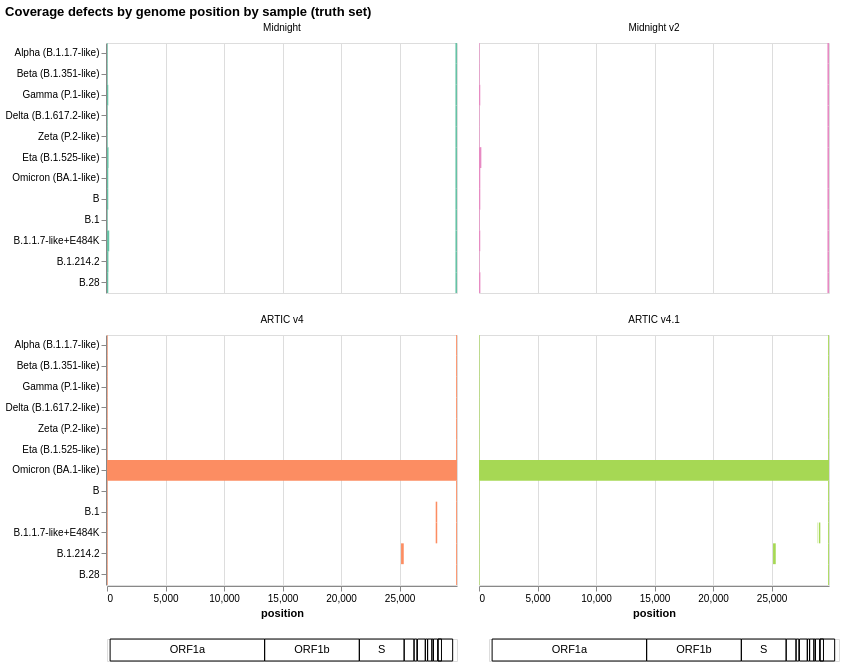

This figure's notebook cell:
### Code cell
truth_defects_fmt_df = pd.merge(defect_intervals_df.query("plate == 4 and sample in @truth_samples"), truth_df[['sample', 'hybrid_name', 'hybrid_name_order']], on=['sample'], validate='many_to_one'
                               ).sort_values('hybrid_name_order')

c = alt.Chart(truth_defects_fmt_df).mark_rect(opacity=1, fillOpacity=1, strokeOpacity=1, filled=True).encode(
    alt.X('start_pos:Q', title='position', scale=alt.Scale(domain=[0, 29903], nice=False, padding=0)),
    alt.X2('end_pos:Q'),
    alt.Y('hybrid_name:O', axis=alt.Axis(grid=False, title=None), sort=ct_df.sort_values(['orf1_ct']).query(f"sample in @positive_samples").index.tolist()),
    color=alt.Color('protocol', scale=alt.Scale(domain=['Midnight', 'Midnight v2', 'ARTIC v4', 'ARTIC v4.1'], range=['#66c2a5', '#e78ac3', '#fc8d62', '#a6d854']), legend=None),
    facet=alt.Column('protocol:N', sort=['Midnight', 'Midnight v2', 'ARTIC v4', 'ARTIC v4.1'], title=None, columns=2)
).properties(
    width=350,
    height=250,
    title='Coverage defects by genome position by sample (truth set)'
)
alt.vconcat(c, annotation2)

### Figure 1 — Vega-Lite specification as saved in the notebook (floating-point values rounded to 4 significant figures; data arrays with more than 128 entries replaced by an {"elided": "..."} marker saying what was removed)
{"config": {"view": {"continuousWidth": 300, "continuousHeight": 300}}, "vconcat": [{"data": {"name": "data-eb67a4673eb795cbd4e518cc1d388bff"}, "mark": {"type": "rect", "fillOpacity": 1, "filled": true, "opacity": 1, "strokeOpacity": 1}, "encoding": {"color": {"field": "protocol", "legend": null, "scale": {"domain": ["Midnight", "Midnight v2", "ARTIC v4", "ARTIC v4.1"], "range": ["#66c2a5", "#e78ac3", "#fc8d62", "#a6d854"]}, "type": "nominal"}, "facet": {"field": "protocol", "sort": ["Midnight", "Midnight v2", "ARTIC v4", "ARTIC v4.1"], "title": null, "type": "nominal", "columns": 2}, "x": {"field": "start_pos", "scale": {"domain": [0, 29903], "nice": false, "padding": 0}, "title": "position", "type": "quantitative"}, "x2": {"field": "end_pos"}, "y": {"axis": {"grid": false, "title": null}, "field": "hybrid_name", "sort": {"elided": "265 str values"}, "type": "ordinal"}}, "height": 250, "title": "Coverage defects by genome position by sample (truth set)", "width": 350}, {"hconcat": [{"layer": [{"data": {"name": "data-92e593d056ebd3585121da5d40f3c019"}, "mark": {"type": "rect", "color": "black", "filled": false, "strokeOpacity": 1, "strokeWidth": 1}, "encoding": {"x": {"axis": null, "field": "start", "scale": {"domain": [0, 29903], "nice": false, "padding": 0}, "title": null, "type": "quantitative"}, "x2": {"field": "end"}, "y": {"axis": {"domain": false, "labels": false, "minExtent": 55, "ticks": false}, "field": "track", "title": null, "type": "nominal"}}, "transform": [{"calculate": "\"genes\"", "as": "track"}]}, {"data": {"name": "data-57dbd2a8926bcb89daadcfaa4f081a6e"}, "mark": {"type": "text", "baseline": "middle", "color": "black"}, "encoding": {"text": {"field": "gene", "type": "nominal"}, "x": {"axis": null, "field": "mid", "scale": {"domain": [0, 29903], "nice": false, "padding": 0}, "title": null, "type": "quantitative"}, "y": {"axis": {"domain": false, "labels": false, "minExtent": 55, "ticks": false}, "field": "track", "title": null, "type": "nominal"}}, "transform": [{"calculate": "\"genes\"", "as": "track"}]}], "height": 22, "width": 350}, {"layer": [{"data": {"name": "data-92e593d056ebd3585121da5d40f3c019"}, "mark": {"type": "rect", "color": "black", "filled": false, "strokeOpacity": 1, "strokeWidth": 1}, "encoding": {"x": {"axis": null, "field": "start", "scale": {"domain": [0, 29903], "nice": false, "padding": 0}, "title": null, "type": "quantitative"}, "x2": {"field": "end"}, "y": {"axis": null, "field": "track", "title": null, "type": "nominal"}}, "transform": [{"calculate": "\"genes\"", "as": "track"}]}, {"data": {"name": "data-57dbd2a8926bcb89daadcfaa4f081a6e"}, "mark": {"type": "text", "baseline": "middle", "color": "black"}, "encoding": {"text": {"field": "gene", "type": "nominal"}, "x": {"axis": null, "field": "mid", "scale": {"domain": [0, 29903], "nice": false, "padding": 0}, "title": null, "type": "quantitative"}, "y": {"axis": null, "field": "track", "title": null, "type": "nominal"}}, "transform": [{"calculate": "\"genes\"", "as": "track"}]}], "height": 22, "width": 350}], "spacing": 30}], "$schema": "https://vega.github.io/schema/vega-lite/v6.4.1.json", "datasets": {"data-eb67a4673eb795cbd4e518cc1d388bff": [{"start_pos": 29769, "end_pos": 29903, "run": "SEQ6_MIDNIGHT_NEW_16DEC21", "barcode": "85", "sample": "Alpha-CCL81|P3D2", "plate": 4, "protocol": "Midnight v2", "positive": false, "analysis_eligible": false, "plate_lineage": "Omicron", "hybrid_name": "Alpha (B.1.1.7-like)", "hybrid_name_order": 1}, {"start_pos": 1, "end_pos": 50, "run": "20211221_V4_1_SEQ6_2_JB", "barcode": "59", "sample": "Alpha-CCL81|P3D2", "plate": 4, "protocol": "ARTIC v4.1", "positive": false, "analysis_eligible": false, "plate_lineage": "Omicron", "hybrid_name": "Alpha (B.1.1.7-like)", "hybrid_name_order": 1}, {"start_pos": 1, "end_pos": 54, "run": "SEQ6_MIDNIGHT_NEW_16DEC21", "barcode": "85", "sample": "Alpha-CCL81|P3D2", "plate": 4, "protocol": "Midnight v2", "positive": false, "analysis_eligible": false, "plate_lineage": "Omicron", "hybrid_name": "Alpha (B.1.1.7-like)", "hybrid_name_order": 1}, {"start_pos": 29828, "end_pos": 29903, "run": "20211221_V4_1_SEQ6_2_JB", "barcode": "59", "sample": "Alpha-CCL81|P3D2", "plate": 4, "protocol": "ARTIC v4.1", "positive": false, "analysis_eligible": false, "plate_lineage": "Omicron", "hybrid_name": "Alpha (B.1.1.7-like)", "hybrid_name_order": 1}, {"start_pos": 1, "end_pos": 54, "run": "SEQ6_MIDNIGHT_OLD_211214_JGJB", "barcode": "85", "sample": "Alpha-CCL81|P3D2", "plate": 4, "protocol": "Midnight", "positive": false, "analysis_eligible": false, "plate_lineage": "Omicron", "hybrid_name": "Alpha (B.1.1.7-like)", "hybrid_name_order": 1}, {"start_pos": 29769, "end_pos": 29903, "run": "SEQ6_MIDNIGHT_OLD_211214_JGJB", "barcode": "85", "sample": "Alpha-CCL81|P3D2", "plate": 4, "protocol": "Midnight", "positive": false, "analysis_eligible": false, "plate_lineage": "Omicron", "hybrid_name": "Alpha (B.1.1.7-like)", "hybrid_name_order": 1}, {"start_pos": 1, "end_pos": 50, "run": "20211221_V4SEQ6_2_JB", "barcode": "59", "sample": "Alpha-CCL81|P3D2", "plate": 4, "protocol": "ARTIC v4", "positive": false, "analysis_eligible": false, "plate_lineage": "Omicron", "hybrid_name": "Alpha (B.1.1.7-like)", "hybrid_name_order": 1}, {"start_pos": 29828, "end_pos": 29903, "run": "20211221_V4SEQ6_2_JB", "barcode": "59", "sample": "Alpha-CCL81|P3D2", "plate": 4, "protocol": "ARTIC v4", "positive": false, "analysis_eligible": false, "plate_lineage": "Omicron", "hybrid_name": "Alpha (B.1.1.7-like)", "hybrid_name_order": 1}, {"start_pos": 1, "end_pos": 50, "run": "20211221_V4SEQ6_2_JB", "barcode": "71", "sample": "Beta-CCL81|P4-2D2", "plate": 4, "protocol": "ARTIC v4", "positive": false, "analysis_eligible": false, "plate_lineage": "Omicron", "hybrid_name": "Beta (B.1.351-like)", "hybrid_name_order": 2}, {"start_pos": 29828, "end_pos": 29903, "run": "20211221_V4SEQ6_2_JB", "barcode": "71", "sample": "Beta-CCL81|P4-2D2", "plate": 4, "protocol": "ARTIC v4", "positive": false, "analysis_eligible": false, "plate_lineage": "Omicron", "hybrid_name": "Beta (B.1.351-like)", "hybrid_name_order": 2}, {"start_pos": 1, "end_pos": 54, "run": "SEQ6_MIDNIGHT_OLD_211214_JGJB", "barcode": "86", "sample": "Beta-CCL81|P4-2D2", "plate": 4, "protocol": "Midnight", "positive": false, "analysis_eligible": false, "plate_lineage": "Omicron", "hybrid_name": "Beta (B.1.351-like)", "hybrid_name_order": 2}, {"start_pos": 29769, "end_pos": 29903, "run": "SEQ6_MIDNIGHT_NEW_16DEC21", "barcode": "86", "sample": "Beta-CCL81|P4-2D2", "plate": 4, "protocol": "Midnight v2", "positive": false, "analysis_eligible": false, "plate_lineage": "Omicron", "hybrid_name": "Beta (B.1.351-like)", "hybrid_name_order": 2}, {"start_pos": 1, "end_pos": 50, "run": "20211221_V4_1_SEQ6_2_JB", "barcode": "71", "sample": "Beta-CCL81|P4-2D2", "plate": 4, "protocol": "ARTIC v4.1", "positive": false, "analysis_eligible": false, "plate_lineage": "Omicron", "hybrid_name": "Beta (B.1.351-like)", "hybrid_name_order": 2}, {"start_pos": 29828, "end_pos": 29903, "run": "20211221_V4_1_SEQ6_2_JB", "barcode": "71", "sample": "Beta-CCL81|P4-2D2", "plate": 4, "protocol": "ARTIC v4.1", "positive": false, "analysis_eligible": false, "plate_lineage": "Omicron", "hybrid_name": "Beta (B.1.351-like)", "hybrid_name_order": 2}, {"start_pos": 29769, "end_pos": 29903, "run": "SEQ6_MIDNIGHT_OLD_211214_JGJB", "barcode": "86", "sample": "Beta-CCL81|P4-2D2", "plate": 4, "protocol": "Midnight", "positive": false, "analysis_eligible": false, "plate_lineage": "Omicron", "hybrid_name": "Beta (B.1.351-like)", "hybrid_name_order": 2}, {"start_pos": 1, "end_pos": 58, "run": "SEQ6_MIDNIGHT_NEW_16DEC21", "barcode": "86", "sample": "Beta-CCL81|P4-2D2", "plate": 4, "protocol": "Midnight v2", "positive": false, "analysis_eligible": false, "plate_lineage": "Omicron", "hybrid_name": "Beta (B.1.351-like)", "hybrid_name_order": 2}, {"start_pos": 29828, "end_pos": 29903, "run": "20211221_V4SEQ6_2_JB", "barcode": "83", "sample": "Brazil-CCL81|P2-2D2", "plate": 4, "protocol": "ARTIC v4", "positive": false, "analysis_eligible": false, "plate_lineage": "Omicron", "hybrid_name": "Gamma (P.1-like)", "hybrid_name_order": 3}, {"start_pos": 1, "end_pos": 50, "run": "20211221_V4SEQ6_2_JB", "barcode": "83", "sample": "Brazil-CCL81|P2-2D2", "plate": 4, "protocol": "ARTIC v4", "positive": false, "analysis_eligible": false, "plate_lineage": "Omicron", "hybrid_name": "Gamma (P.1-like)", "hybrid_name_order": 3}, {"start_pos": 29769, "end_pos": 29903, "run": "SEQ6_MIDNIGHT_NEW_16DEC21", "barcode": "87", "sample": "Brazil-CCL81|P2-2D2", "plate": 4, "protocol": "Midnight v2", "positive": false, "analysis_eligible": false, "plate_lineage": "Omicron", "hybrid_name": "Gamma (P.1-like)", "hybrid_name_order": 3}, {"start_pos": 29769, "end_pos": 29903, "run": "SEQ6_MIDNIGHT_OLD_211214_JGJB", "barcode": "87", "sample": "Brazil-CCL81|P2-2D2", "plate": 4, "protocol": "Midnight", "positive": false, "analysis_eligible": false, "plate_lineage": "Omicron", "hybrid_name": "Gamma (P.1-like)", "hybrid_name_order": 3}, {"start_pos": 1, "end_pos": 109, "run": "SEQ6_MIDNIGHT_OLD_211214_JGJB", "barcode": "87", "sample": "Brazil-CCL81|P2-2D2", "plate": 4, "protocol": "Midnight", "positive": false, "analysis_eligible": false, "plate_lineage": "Omicron", "hybrid_name": "Gamma (P.1-like)", "hybrid_name_order": 3}, {"start_pos": 1, "end_pos": 50, "run": "20211221_V4_1_SEQ6_2_JB", "barcode": "83", "sample": "Brazil-CCL81|P2-2D2", "plate": 4, "protocol": "ARTIC v4.1", "positive": false, "analysis_eligible": false, "plate_lineage": "Omicron", "hybrid_name": "Gamma (P.1-like)", "hybrid_name_order": 3}, {"start_pos": 29828, "end_pos": 29903, "run": "20211221_V4_1_SEQ6_2_JB", "barcode": "83", "sample": "Brazil-CCL81|P2-2D2", "plate": 4, "protocol": "ARTIC v4.1", "positive": false, "analysis_eligible": false, "plate_lineage": "Omicron", "hybrid_name": "Gamma (P.1-like)", "hybrid_name_order": 3}, {"start_pos": 1, "end_pos": 109, "run": "SEQ6_MIDNIGHT_NEW_16DEC21", "barcode": "87", "sample": "Brazil-CCL81|P2-2D2", "plate": 4, "protocol": "Midnight v2", "positive": false, "analysis_eligible": false, "plate_lineage": "Omicron", "hybrid_name": "Gamma (P.1-like)", "hybrid_name_order": 3}, {"start_pos": 1, "end_pos": 50, "run": "20211221_V4SEQ6_2_JB", "barcode": "48", "sample": "B.1.617.2-A222V-CCL89|P3D2", "plate": 4, "protocol": "ARTIC v4", "positive": false, "analysis_eligible": false, "plate_lineage": "Omicron", "hybrid_name": "Delta (B.1.617.2-like)", "hybrid_name_order": 4}, {"start_pos": 29828, "end_pos": 29903, "run": "20211221_V4SEQ6_2_JB", "barcode": "48", "sample": "B.1.617.2-A222V-CCL89|P3D2", "plate": 4, "protocol": "ARTIC v4", "positive": false, "analysis_eligible": false, "plate_lineage": "Omicron", "hybrid_name": "Delta (B.1.617.2-like)", "hybrid_name_order": 4}, {"start_pos": 29769, "end_pos": 29903, "run": "SEQ6_MIDNIGHT_OLD_211214_JGJB", "barcode": "92", "sample": "B.1.617.2-A222V-CCL89|P3D2", "plate": 4, "protocol": "Midnight", "positive": false, "analysis_eligible": false, "plate_lineage": "Omicron", "hybrid_name": "Delta (B.1.617.2-like)", "hybrid_name_order": 4}, {"start_pos": 1, "end_pos": 54, "run": "SEQ6_MIDNIGHT_NEW_16DEC21", "barcode": "92", "sample": "B.1.617.2-A222V-CCL89|P3D2", "plate": 4, "protocol": "Midnight v2", "positive": false, "analysis_eligible": false, "plate_lineage": "Omicron", "hybrid_name": "Delta (B.1.617.2-like)", "hybrid_name_order": 4}, {"start_pos": 29769, "end_pos": 29903, "run": "SEQ6_MIDNIGHT_NEW_16DEC21", "barcode": "92", "sample": "B.1.617.2-A222V-CCL89|P3D2", "plate": 4, "protocol": "Midnight v2", "positive": false, "analysis_eligible": false, "plate_lineage": "Omicron", "hybrid_name": "Delta (B.1.617.2-like)", "hybrid_name_order": 4}, {"start_pos": 1, "end_pos": 54, "run": "SEQ6_MIDNIGHT_OLD_211214_JGJB", "barcode": "92", "sample": "B.1.617.2-A222V-CCL89|P3D2", "plate": 4, "protocol": "Midnight", "positive": false, "analysis_eligible": false, "plate_lineage": "Omicron", "hybrid_name": "Delta (B.1.617.2-like)", "hybrid_name_order": 4}, {"start_pos": 1, "end_pos": 50, "run": "20211221_V4_1_SEQ6_2_JB", "barcode": "48", "sample": "B.1.617.2-A222V-CCL89|P3D2", "plate": 4, "protocol": "ARTIC v4.1", "positive": false, "analysis_eligible": false, "plate_lineage": "Omicron", "hybrid_name": "Delta (B.1.617.2-like)", "hybrid_name_order": 4}, {"start_pos": 29828, "end_pos": 29903, "run": "20211221_V4_1_SEQ6_2_JB", "barcode": "48", "sample": "B.1.617.2-A222V-CCL89|P3D2", "plate": 4, "protocol": "ARTIC v4.1", "positive": false, "analysis_eligible": false, "plate_lineage": "Omicron", "hybrid_name": "Delta (B.1.617.2-like)", "hybrid_name_order": 4}, {"start_pos": 29828, "end_pos": 29903, "run": "20211221_V4SEQ6_2_JB", "barcode": "95", "sample": "Brazil-P.2-CCL81|P2D2", "plate": 4, "protocol": "ARTIC v4", "positive": false, "analysis_eligible": false, "plate_lineage": "Omicron", "hybrid_name": "Zeta (P.2-like)", "hybrid_name_order": 6}, {"start_pos": 29769, "end_pos": 29903, "run": "SEQ6_MIDNIGHT_OLD_211214_JGJB", "barcode": "88", "sample": "Brazil-P.2-CCL81|P2D2", "plate": 4, "protocol": "Midnight", "positive": false, "analysis_eligible": false, "plate_lineage": "Omicron", "hybrid_name": "Zeta (P.2-like)", "hybrid_name_order": 6}, {"start_pos": 1, "end_pos": 54, "run": "SEQ6_MIDNIGHT_NEW_16DEC21", "barcode": "88", "sample": "Brazil-P.2-CCL81|P2D2", "plate": 4, "protocol": "Midnight v2", "positive": false, "analysis_eligible": false, "plate_lineage": "Omicron", "hybrid_name": "Zeta (P.2-like)", "hybrid_name_order": 6}, {"start_pos": 29769, "end_pos": 29903, "run": "SEQ6_MIDNIGHT_NEW_16DEC21", "barcode": "88", "sample": "Brazil-P.2-CCL81|P2D2", "plate": 4, "protocol": "Midnight v2", "positive": false, "analysis_eligible": false, "plate_lineage": "Omicron", "hybrid_name": "Zeta (P.2-like)", "hybrid_name_order": 6}, {"start_pos": 1, "end_pos": 54, "run": "SEQ6_MIDNIGHT_OLD_211214_JGJB", "barcode": "88", "sample": "Brazil-P.2-CCL81|P2D2", "plate": 4, "protocol": "Midnight", "positive": false, "analysis_eligible": false, "plate_lineage": "Omicron", "hybrid_name": "Zeta (P.2-like)", "hybrid_name_order": 6}, {"start_pos": 1, "end_pos": 50, "run": "20211221_V4_1_SEQ6_2_JB", "barcode": "95", "sample": "Brazil-P.2-CCL81|P2D2", "plate": 4, "protocol": "ARTIC v4.1", "positive": false, "analysis_eligible": false, "plate_lineage": "Omicron", "hybrid_name": "Zeta (P.2-like)", "hybrid_name_order": 6}, {"start_pos": 1, "end_pos": 50, "run": "20211221_V4SEQ6_2_JB", "barcode": "95", "sample": "Brazil-P.2-CCL81|P2D2", "plate": 4, "protocol": "ARTIC v4", "positive": false, "analysis_eligible": false, "plate_lineage": "Omicron", "hybrid_name": "Zeta (P.2-like)", "hybrid_name_order": 6}, {"start_pos": 29828, "end_pos": 29903, "run": "20211221_V4_1_SEQ6_2_JB", "barcode": "95", "sample": "Brazil-P.2-CCL81|P2D2", "plate": 4, "protocol": "ARTIC v4.1", "positive": false, "analysis_eligible": false, "plate_lineage": "Omicron", "hybrid_name": "Zeta (P.2-like)", "hybrid_name_order": 6}, {"start_pos": 1, "end_pos": 50, "run": "20211221_V4_1_SEQ6_2_JB", "barcode": "12", "sample": "B.1.525-CCL81|P2D2", "plate": 4, "protocol": "ARTIC v4.1", "positive": false, "analysis_eligible": false, "plate_lineage": "Omicron", "hybrid_name": "Eta (B.1.525-like)", "hybrid_name_order": 7}, {"start_pos": 29828, "end_pos": 29903, "run": "20211221_V4_1_SEQ6_2_JB", "barcode": "12", "sample": "B.1.525-CCL81|P2D2", "plate": 4, "protocol": "ARTIC v4.1", "positive": false, "analysis_eligible": false, "plate_lineage": "Omicron", "hybrid_name": "Eta (B.1.525-like)", "hybrid_name_order": 7}, {"start_pos": 1, "end_pos": 50, "run": "20211221_V4SEQ6_2_JB", "barcode": "12", "sample": "B.1.525-CCL81|P2D2", "plate": 4, "protocol": "ARTIC v4", "positive": false, "analysis_eligible": false, "plate_lineage": "Omicron", "hybrid_name": "Eta (B.1.525-like)", "hybrid_name_order": 7}, {"start_pos": 29828, "end_pos": 29903, "run": "20211221_V4SEQ6_2_JB", "barcode": "12", "sample": "B.1.525-CCL81|P2D2", "plate": 4, "protocol": "ARTIC v4", "positive": false, "analysis_eligible": false, "plate_lineage": "Omicron", "hybrid_name": "Eta (B.1.525-like)", "hybrid_name_order": 7}, {"start_pos": 1, "end_pos": 200, "run": "SEQ6_MIDNIGHT_NEW_16DEC21", "barcode": "89", "sample": "B.1.525-CCL81|P2D2", "plate": 4, "protocol": "Midnight v2", "positive": false, "analysis_eligible": false, "plate_lineage": "Omicron", "hybrid_name": "Eta (B.1.525-like)", "hybrid_name_order": 7}, {"start_pos": 29769, "end_pos": 29903, "run": "SEQ6_MIDNIGHT_OLD_211214_JGJB", "barcode": "89", "sample": "B.1.525-CCL81|P2D2", "plate": 4, "protocol": "Midnight", "positive": false, "analysis_eligible": false, "plate_lineage": "Omicron", "hybrid_name": "Eta (B.1.525-like)", "hybrid_name_order": 7}, {"start_pos": 1, "end_pos": 132, "run": "SEQ6_MIDNIGHT_OLD_211214_JGJB", "barcode": "89", "sample": "B.1.525-CCL81|P2D2", "plate": 4, "protocol": "Midnight", "positive": false, "analysis_eligible": false, "plate_lineage": "Omicron", "hybrid_name": "Eta (B.1.525-like)", "hybrid_name_order": 7}, {"start_pos": 29769, "end_pos": 29903, "run": "SEQ6_MIDNIGHT_NEW_16DEC21", "barcode": "89", "sample": "B.1.525-CCL81|P2D2", "plate": 4, "protocol": "Midnight v2", "positive": false, "analysis_eligible": false, "plate_lineage": "Omicron", "hybrid_name": "Eta (B.1.525-like)", "hybrid_name_order": 7}, {"start_pos": 1, "end_pos": 109, "run": "SEQ6_MIDNIGHT_OLD_211214_JGJB", "barcode": "95", "sample": "B.1.1.529-CCL81", "plate": 4, "protocol": "Midnight", "positive": false, "analysis_eligible": false, "plate_lineage": "Omicron", "hybrid_name": "Omicron (BA.1-like)", "hybrid_name_order": 15}, {"start_pos": 29769, "end_pos": 29903, "run": "SEQ6_MIDNIGHT_OLD_211214_JGJB", "barcode": "95", "sample": "B.1.1.529-CCL81", "plate": 4, "protocol": "Midnight", "positive": false, "analysis_eligible": false, "plate_lineage": "Omicron", "hybrid_name": "Omicron (BA.1-like)", "hybrid_name_order": 15}, {"start_pos": 1, "end_pos": 29903, "run": "20211221_V4SEQ6_2_JB", "barcode": "84", "sample": "B.1.1.529-CCL81", "plate": 4, "protocol": "ARTIC v4", "positive": false, "analysis_eligible": false, "plate_lineage": "Omicron", "hybrid_name": "Omicron (BA.1-like)", "hybrid_name_order": 15}, {"start_pos": 1, "end_pos": 111, "run": "SEQ6_MIDNIGHT_NEW_16DEC21", "barcode": "95", "sample": "B.1.1.529-CCL81", "plate": 4, "protocol": "Midnight v2", "positive": false, "analysis_eligible": false, "plate_lineage": "Omicron", "hybrid_name": "Omicron (BA.1-like)", "hybrid_name_order": 15}, {"start_pos": 29769, "end_pos": 29903, "run": "SEQ6_MIDNIGHT_NEW_16DEC21", "barcode": "95", "sample": "B.1.1.529-CCL81", "plate": 4, "protocol": "Midnight v2", "positive": false, "analysis_eligible": false, "plate_lineage": "Omicron", "hybrid_name": "Omicron (BA.1-like)", "hybrid_name_order": 15}, {"start_pos": 1, "end_pos": 29903, "run": "20211221_V4_1_SEQ6_2_JB", "barcode": "84", "sample": "B.1.1.529-CCL81", "plate": 4, "protocol": "ARTIC v4.1", "positive": false, "analysis_eligible": false, "plate_lineage": "Omicron", "hybrid_name": "Omicron (BA.1-like)", "hybrid_name_order": 15}, {"start_pos": 1, "end_pos": 109, "run": "SEQ6_MIDNIGHT_OLD_211214_JGJB", "barcode": "83", "sample": "Victoria-CCL81|P6D2", "plate": 4, "protocol": "Midnight", "positive": false, "analysis_eligible": false, "plate_lineage": "Omicron", "hybrid_name": "B", "hybrid_name_order": 20}, {"start_pos": 29769, "end_pos": 29903, "run": "SEQ6_MIDNIGHT_NEW_16DEC21", "barcode": "83", "sample": "Victoria-CCL81|P6D2", "plate": 4, "protocol": "Midnight v2", "positive": false, "analysis_eligible": false, "plate_lineage": "Omicron", "hybrid_name": "B", "hybrid_name_order": 20}, {"start_pos": 1, "end_pos": 50, "run": "20211221_V4_1_SEQ6_2_JB", "barcode": "35", "sample": "Victoria-CCL81|P6D2", "plate": 4, "protocol": "ARTIC v4.1", "positive": false, "analysis_eligible": false, "plate_lineage": "Omicron", "hybrid_name": "B", "hybrid_name_order": 20}, {"start_pos": 1, "end_pos": 111, "run": "SEQ6_MIDNIGHT_NEW_16DEC21", "barcode": "83", "sample": "Victoria-CCL81|P6D2", "plate": 4, "protocol": "Midnight v2", "positive": false, "analysis_eligible": false, "plate_lineage": "Omicron", "hybrid_name": "B", "hybrid_name_order": 20}, {"start_pos": 29828, "end_pos": 29903, "run": "20211221_V4_1_SEQ6_2_JB", "barcode": "35", "sample": "Victoria-CCL81|P6D2", "plate": 4, "protocol": "ARTIC v4.1", "positive": false, "analysis_eligible": false, "plate_lineage": "Omicron", "hybrid_name": "B", "hybrid_name_order": 20}, {"start_pos": 29769, "end_pos": 29903, "run": "SEQ6_MIDNIGHT_OLD_211214_JGJB", "barcode": "83", "sample": "Victoria-CCL81|P6D2", "plate": 4, "protocol": "Midnight", "positive": false, "analysis_eligible": false, "plate_lineage": "Omicron", "hybrid_name": "B", "hybrid_name_order": 20}, {"start_pos": 1, "end_pos": 50, "run": "20211221_V4SEQ6_2_JB", "barcode": "35", "sample": "Victoria-CCL81|P6D2", "plate": 4, "protocol": "ARTIC v4", "positive": false, "analysis_eligible": false, "plate_lineage": "Omicron", "hybrid_name": "B", "hybrid_name_order": 20}, {"start_pos": 29828, "end_pos": 29903, "run": "20211221_V4SEQ6_2_JB", "barcode": "35", "sample": "Victoria-CCL81|P6D2", "plate": 4, "protocol": "ARTIC v4", "positive": false, "analysis_eligible": false, "plate_lineage": "Omicron", "hybrid_name": "B", "hybrid_name_order": 20}, {"start_pos": 1, "end_pos": 50, "run": "20211221_V4_1_SEQ6_2_JB", "barcode": "47", "sample": "D6146-CCL81|P3D2", "plate": 4, "protocol": "ARTIC v4.1", "positive": false, "analysis_eligible": false, "plate_lineage": "Omicron", "hybrid_name": "B.1", "hybrid_name_order": 21}, {"start_pos": 29828, "end_pos": 29903, "run": "20211221_V4_1_SEQ6_2_JB", "barcode": "47", "sample": "D6146-CCL81|P3D2", "plate": 4, "protocol": "ARTIC v4.1", "positive": false, "analysis_eligible": false, "plate_lineage": "Omicron", "hybrid_name": "B.1", "hybrid_name_order": 21}, {"start_pos": 1, "end_pos": 63, "run": "SEQ6_MIDNIGHT_NEW_16DEC21", "barcode": "84", "sample": "D6146-CCL81|P3D2", "plate": 4, "protocol": "Midnight v2", "positive": false, "analysis_eligible": false, "plate_lineage": "Omicron", "hybrid_name": "B.1", "hybrid_name_order": 21}, {"start_pos": 1, "end_pos": 54, "run": "SEQ6_MIDNIGHT_OLD_211214_JGJB", "barcode": "84", "sample": "D6146-CCL81|P3D2", "plate": 4, "protocol": "Midnight", "positive": false, "analysis_eligible": false, "plate_lineage": "Omicron", "hybrid_name": "B.1", "hybrid_name_order": 21}, {"start_pos": 29828, "end_pos": 29903, "run": "20211221_V4SEQ6_2_JB", "barcode": "47", "sample": "D6146-CCL81|P3D2", "plate": 4, "protocol": "ARTIC v4", "positive": false, "analysis_eligible": false, "plate_lineage": "Omicron", "hybrid_name": "B.1", "hybrid_name_order": 21}, {"start_pos": 29769, "end_pos": 29903, "run": "SEQ6_MIDNIGHT_NEW_16DEC21", "barcode": "84", "sample": "D6146-CCL81|P3D2", "plate": 4, "protocol": "Midnight v2", "positive": false, "analysis_eligible": false, "plate_lineage": "Omicron", "hybrid_name": "B.1", "hybrid_name_order": 21}, {"start_pos": 1, "end_pos": 50, "run": "20211221_V4SEQ6_2_JB", "barcode": "47", "sample": "D6146-CCL81|P3D2", "plate": 4, "protocol": "ARTIC v4", "positive": false, "analysis_eligible": false, "plate_lineage": "Omicron", "hybrid_name": "B.1", "hybrid_name_order": 21}, {"start_pos": 28083, "end_pos": 28214, "run": "20211221_V4SEQ6_2_JB", "barcode": "47", "sample": "D6146-CCL81|P3D2", "plate": 4, "protocol": "ARTIC v4", "positive": false, "analysis_eligible": false, "plate_lineage": "Omicron", "hybrid_name": "B.1", "hybrid_name_order": 21}, {"start_pos": 29769, "end_pos": 29903, "run": "SEQ6_MIDNIGHT_OLD_211214_JGJB", "barcode": "84", "sample": "D6146-CCL81|P3D2", "plate": 4, "protocol": "Midnight", "positive": false, "analysis_eligible": false, "plate_lineage": "Omicron", "hybrid_name": "B.1", "hybrid_name_order": 21}, {"start_pos": 1, "end_pos": 191, "run": "SEQ6_MIDNIGHT_OLD_211214_JGJB", "barcode": "90", "sample": "Bristol-CCL81|P3D2", "plate": 4, "protocol": "Midnight", "positive": false, "analysis_eligible": false, "plate_lineage": "Omicron", "hybrid_name": "B.1.1.7-like+E484K", "hybrid_name_order": 22}, {"start_pos": 29769, "end_pos": 29903, "run": "SEQ6_MIDNIGHT_NEW_16DEC21", "barcode": "90", "sample": "Bristol-CCL81|P3D2", "plate": 4, "protocol": "Midnight v2", "positive": false, "analysis_eligible": false, "plate_lineage": "Omicron", "hybrid_name": "B.1.1.7-like+E484K", "hybrid_name_order": 22}, {"start_pos": 1, "end_pos": 107, "run": "SEQ6_MIDNIGHT_NEW_16DEC21", "barcode": "90", "sample": "Bristol-CCL81|P3D2", "plate": 4, "protocol": "Midnight v2", "positive": false, "analysis_eligible": false, "plate_lineage": "Omicron", "hybrid_name": "B.1.1.7-like+E484K", "hybrid_name_order": 22}, {"start_pos": 29828, "end_pos": 29903, "run": "20211221_V4SEQ6_2_JB", "barcode": "24", "sample": "Bristol-CCL81|P3D2", "plate": 4, "protocol": "ARTIC v4", "positive": false, "analysis_eligible": false, "plate_lineage": "Omicron", "hybrid_name": "B.1.1.7-like+E484K", "hybrid_name_order": 22}, {"start_pos": 29769, "end_pos": 29903, "run": "SEQ6_MIDNIGHT_OLD_211214_JGJB", "barcode": "90", "sample": "Bristol-CCL81|P3D2", "plate": 4, "protocol": "Midnight", "positive": false, "analysis_eligible": false, "plate_lineage": "Omicron", "hybrid_name": "B.1.1.7-like+E484K", "hybrid_name_order": 22}, {"start_pos": 1, "end_pos": 50, "run": "20211221_V4_1_SEQ6_2_JB", "barcode": "24", "sample": "Bristol-CCL81|P3D2", "plate": 4, "protocol": "ARTIC v4.1", "positive": false, "analysis_eligible": false, "plate_lineage": "Omicron", "hybrid_name": "B.1.1.7-like+E484K", "hybrid_name_order": 22}, {"start_pos": 28894, "end_pos": 28923, "run": "20211221_V4_1_SEQ6_2_JB", "barcode": "24", "sample": "Bristol-CCL81|P3D2", "plate": 4, "protocol": "ARTIC v4.1", "positive": false, "analysis_eligible": false, "plate_lineage": "Omicron", "hybrid_name": "B.1.1.7-like+E484K", "hybrid_name_order": 22}, {"start_pos": 29034, "end_pos": 29161, "run": "20211221_V4_1_SEQ6_2_JB", "barcode": "24", "sample": "Bristol-CCL81|P3D2", "plate": 4, "protocol": "ARTIC v4.1", "positive": false, "analysis_eligible": false, "plate_lineage": "Omicron", "hybrid_name": "B.1.1.7-like+E484K", "hybrid_name_order": 22}, {"start_pos": 29828, "end_pos": 29903, "run": "20211221_V4_1_SEQ6_2_JB", "barcode": "24", "sample": "Bristol-CCL81|P3D2", "plate": 4, "protocol": "ARTIC v4.1", "positive": false, "analysis_eligible": false, "plate_lineage": "Omicron", "hybrid_name": "B.1.1.7-like+E484K", "hybrid_name_order": 22}, {"start_pos": 28083, "end_pos": 28214, "run": "20211221_V4SEQ6_2_JB", "barcode": "24", "sample": "Bristol-CCL81|P3D2", "plate": 4, "protocol": "ARTIC v4", "positive": false, "analysis_eligible": false, "plate_lineage": "Omicron", "hybrid_name": "B.1.1.7-like+E484K", "hybrid_name_order": 22}, {"start_pos": 1, "end_pos": 50, "run": "20211221_V4SEQ6_2_JB", "barcode": "24", "sample": "Bristol-CCL81|P3D2", "plate": 4, "protocol": "ARTIC v4", "positive": false, "analysis_eligible": false, "plate_lineage": "Omicron", "hybrid_name": "B.1.1.7-like+E484K", "hybrid_name_order": 22}, {"start_pos": 29828, "end_pos": 29903, "run": "20211221_V4_1_SEQ6_2_JB", "barcode": "36", "sample": "B.1.214.2-CCL81|P3D2", "plate": 4, "protocol": "ARTIC v4.1", "positive": false, "analysis_eligible": false, "plate_lineage": "Omicron", "hybrid_name": "B.1.214.2", "hybrid_name_order": 23}, {"start_pos": 25123, "end_pos": 25353, "run": "20211221_V4_1_SEQ6_2_JB", "barcode": "36", "sample": "B.1.214.2-CCL81|P3D2", "plate": 4, "protocol": "ARTIC v4.1", "positive": false, "analysis_eligible": false, "plate_lineage": "Omicron", "hybrid_name": "B.1.214.2", "hybrid_name_order": 23}, {"start_pos": 1, "end_pos": 54, "run": "SEQ6_MIDNIGHT_NEW_16DEC21", "barcode": "91", "sample": "B.1.214.2-CCL81|P3D2", "plate": 4, "protocol": "Midnight v2", "positive": false, "analysis_eligible": false, "plate_lineage": "Omicron", "hybrid_name": "B.1.214.2", "hybrid_name_order": 23}, {"start_pos": 1, "end_pos": 123, "run": "SEQ6_MIDNIGHT_OLD_211214_JGJB", "barcode": "91", "sample": "B.1.214.2-CCL81|P3D2", "plate": 4, "protocol": "Midnight", "positive": false, "analysis_eligible": false, "plate_lineage": "Omicron", "hybrid_name": "B.1.214.2", "hybrid_name_order": 23}, {"start_pos": 29769, "end_pos": 29903, "run": "SEQ6_MIDNIGHT_OLD_211214_JGJB", "barcode": "91", "sample": "B.1.214.2-CCL81|P3D2", "plate": 4, "protocol": "Midnight", "positive": false, "analysis_eligible": false, "plate_lineage": "Omicron", "hybrid_name": "B.1.214.2", "hybrid_name_order": 23}, {"start_pos": 29769, "end_pos": 29903, "run": "SEQ6_MIDNIGHT_NEW_16DEC21", "barcode": "91", "sample": "B.1.214.2-CCL81|P3D2", "plate": 4, "protocol": "Midnight v2", "positive": false, "analysis_eligible": false, "plate_lineage": "Omicron", "hybrid_name": "B.1.214.2", "hybrid_name_order": 23}, {"start_pos": 29828, "end_pos": 29903, "run": "20211221_V4SEQ6_2_JB", "barcode": "36", "sample": "B.1.214.2-CCL81|P3D2", "plate": 4, "protocol": "ARTIC v4", "positive": false, "analysis_eligible": false, "plate_lineage": "Omicron", "hybrid_name": "B.1.214.2", "hybrid_name_order": 23}, {"start_pos": 25123, "end_pos": 25353, "run": "20211221_V4SEQ6_2_JB", "barcode": "36", "sample": "B.1.214.2-CCL81|P3D2", "plate": 4, "protocol": "ARTIC v4", "positive": false, "analysis_eligible": false, "plate_lineage": "Omicron", "hybrid_name": "B.1.214.2", "hybrid_name_order": 23}, {"start_pos": 1, "end_pos": 50, "run": "20211221_V4SEQ6_2_JB", "barcode": "36", "sample": "B.1.214.2-CCL81|P3D2", "plate": 4, "protocol": "ARTIC v4", "positive": false, "analysis_eligible": false, "plate_lineage": "Omicron", "hybrid_name": "B.1.214.2", "hybrid_name_order": 23}, {"start_pos": 1, "end_pos": 50, "run": "20211221_V4_1_SEQ6_2_JB", "barcode": "36", "sample": "B.1.214.2-CCL81|P3D2", "plate": 4, "protocol": "ARTIC v4.1", "positive": false, "analysis_eligible": false, "plate_lineage": "Omicron", "hybrid_name": "B.1.214.2", "hybrid_name_order": 23}, {"start_pos": 29828, "end_pos": 29903, "run": "20211221_V4_1_SEQ6_2_JB", "barcode": "23", "sample": "Wuhan-CCL81", "plate": 4, "protocol": "ARTIC v4.1", "positive": false, "analysis_eligible": false, "plate_lineage": "Omicron", "hybrid_name": "B.28", "hybrid_name_order": 24}, {"start_pos": 1, "end_pos": 50, "run": "20211221_V4_1_SEQ6_2_JB", "barcode": "23", "sample": "Wuhan-CCL81", "plate": 4, "protocol": "ARTIC v4.1", "positive": false, "analysis_eligible": false, "plate_lineage": "Omicron", "hybrid_name": "B.28", "hybrid_name_order": 24}, {"start_pos": 1, "end_pos": 118, "run": "SEQ6_MIDNIGHT_NEW_16DEC21", "barcode": "82", "sample": "Wuhan-CCL81", "plate": 4, "protocol": "Midnight v2", "positive": false, "analysis_eligible": false, "plate_lineage": "Omicron", "hybrid_name": "B.28", "hybrid_name_order": 24}, {"start_pos": 29769, "end_pos": 29903, "run": "SEQ6_MIDNIGHT_NEW_16DEC21", "barcode": "82", "sample": "Wuhan-CCL81", "plate": 4, "protocol": "Midnight v2", "positive": false, "analysis_eligible": false, "plate_lineage": "Omicron", "hybrid_name": "B.28", "hybrid_name_order": 24}, {"start_pos": 29828, "end_pos": 29903, "run": "20211221_V4SEQ6_2_JB", "barcode": "23", "sample": "Wuhan-CCL81", "plate": 4, "protocol": "ARTIC v4", "positive": false, "analysis_eligible": false, "plate_lineage": "Omicron", "hybrid_name": "B.28", "hybrid_name_order": 24}, {"start_pos": 29769, "end_pos": 29903, "run": "SEQ6_MIDNIGHT_OLD_211214_JGJB", "barcode": "82", "sample": "Wuhan-CCL81", "plate": 4, "protocol": "Midnight", "positive": false, "analysis_eligible": false, "plate_lineage": "Omicron", "hybrid_name": "B.28", "hybrid_name_order": 24}, {"start_pos": 1, "end_pos": 50, "run": "20211221_V4SEQ6_2_JB", "barcode": "23", "sample": "Wuhan-CCL81", "plate": 4, "protocol": "ARTIC v4", "positive": false, "analysis_eligible": false, "plate_lineage": "Omicron", "hybrid_name": "B.28", "hybrid_name_order": 24}, {"start_pos": 1, "end_pos": 109, "run": "SEQ6_MIDNIGHT_OLD_211214_JGJB", "barcode": "82", "sample": "Wuhan-CCL81", "plate": 4, "protocol": "Midnight", "positive": false, "analysis_eligible": false, "plate_lineage": "Omicron", "hybrid_name": "B.28", "hybrid_name_order": 24}], "data-92e593d056ebd3585121da5d40f3c019": [{"start": 266, "end": 13468, "gene": "ORF1a", "mid": 6867.0}, {"start": 13468, "end": 21555, "gene": "ORF1b", "mid": 17510.0}, {"start": 21563, "end": 25384, "gene": "S", "mid": 23470.0}, {"start": 25393, "end": 26220, "gene": "ORF3a", "mid": 25810.0}, {"start": 26245, "end": 26472, "gene": "E", "mid": 26360.0}, {"start": 26523, "end": 27191, "gene": "M", "mid": 26860.0}, {"start": 27202, "end": 27387, "gene": "ORF6", "mid": 27290.0}, {"start": 27394, "end": 27759, "gene": "ORF7a", "mid": 27580.0}, {"start": 27756, "end": 27887, "gene": "ORF7b", "mid": 27820.0}, {"start": 27894, "end": 28259, "gene": "ORF8", "mid": 28080.0}, {"start": 28274, "end": 29533, "gene": "N", "mid": 28900.0}, {"start": 28284, "end": 28577, "gene": "ORF9b", "mid": 28430.0}], "data-57dbd2a8926bcb89daadcfaa4f081a6e": [{"start": 266, "end": 13468, "gene": "ORF1a", "mid": 6867.0}, {"start": 13468, "end": 21555, "gene": "ORF1b", "mid": 17510.0}, {"start": 21563, "end": 25384, "gene": "S", "mid": 23470.0}]}}
